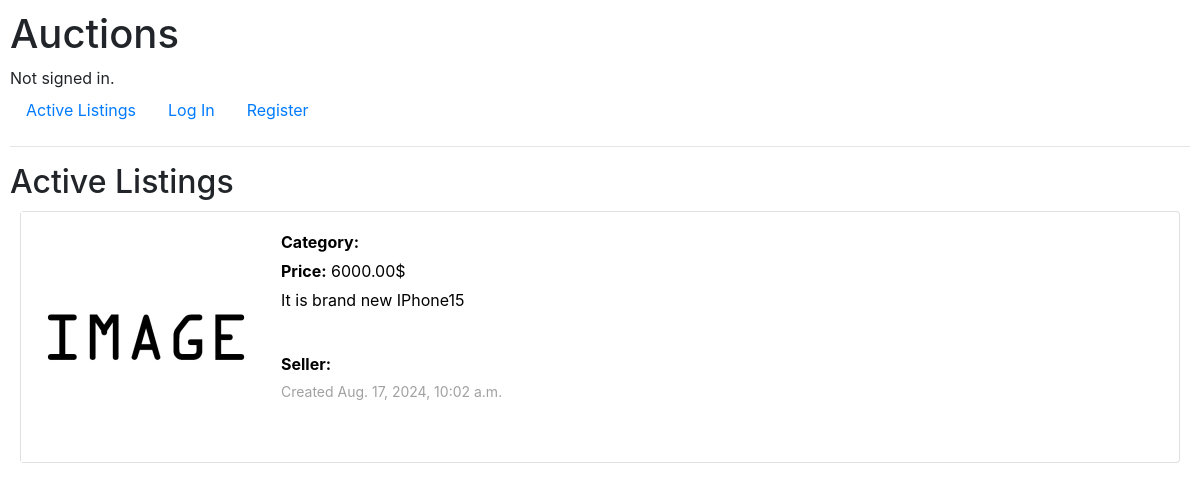
The app's page /, older data.
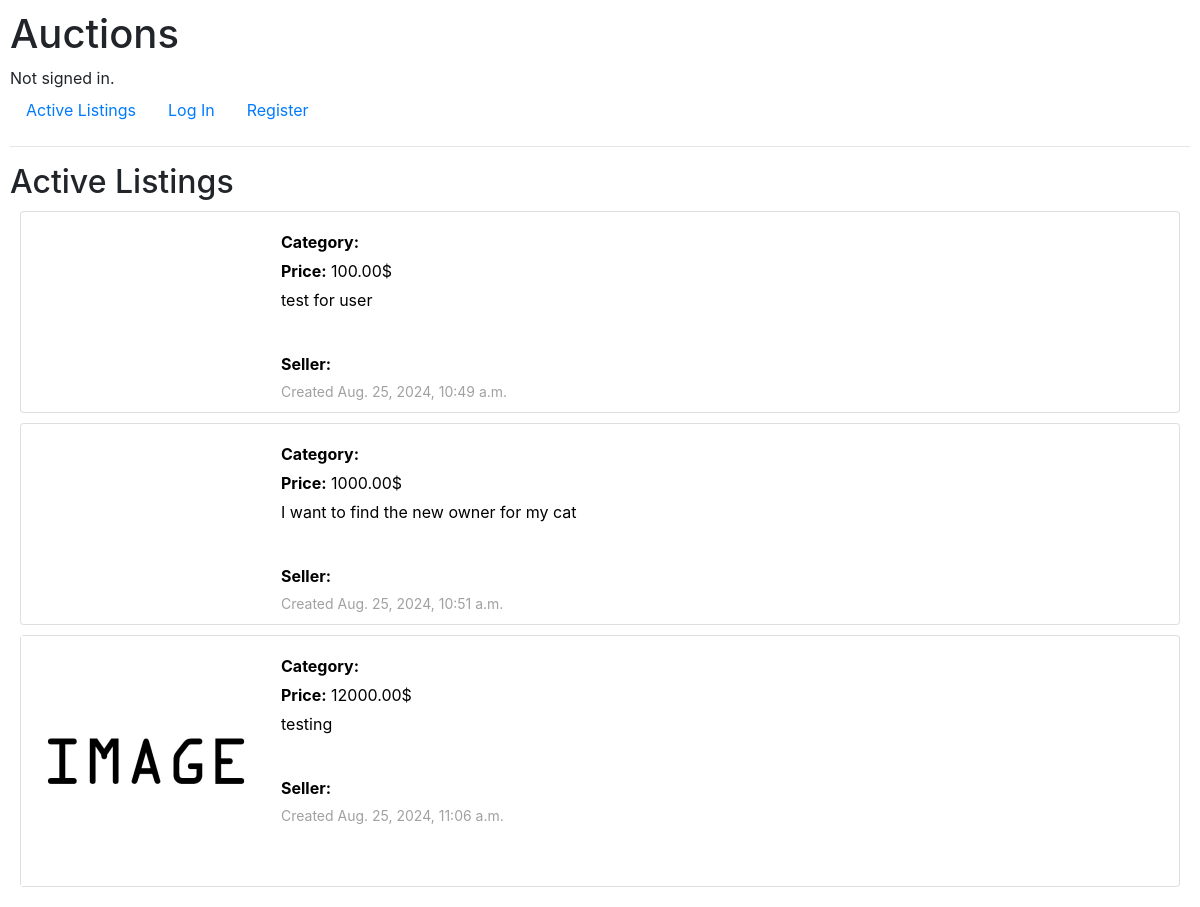
The same page, newer data.
### auctions/models.py (models this page shows, shortened)
class Listing(models.Model):
    owner = models.ForeignKey(User, on_delete=models.CASCADE)
    winner = models.ForeignKey(User, on_delete=models.SET_NULL, null=True, blank=True, related_name='won_listing')
    item = models.CharField(max_length=64)
    description = models.TextField(max_length=2048)
    category = models.ForeignKey(Category, on_delete=models.SET_NULL, null=True, blank=False, related_name='choose_category')
    starting_price = models.DecimalField(max_digits=10, decimal_places=2, default=0.00)
    current_price = models.DecimalField(max_digits=10, decimal_places=2, default=0.00)
    url = models.URLField(blank=True, null=True, max_length=500)
    STATUS_CHOICES = [
        ('active', 'Active'),
        ('ended','Ended')
        ]
    status = models.CharField(max_length=20, choices=STATUS_CHOICES, default='Active')
    created_time = models.DateTimeField(auto_now_add=True)
    updated_time = models.DateTimeField(auto_now=True)
    history = HistoricalRecords()

### auctions/views.py (the view)
# urls.py: path("", views.index, name="index"),
def index(request):
    return render(request, "auctions/index.html",{
        "Listings":Listing.objects.all()
    })

### auctions/templates/auctions/index.html
{% extends "auctions/layout.html" %}
{% block body %}
    <h2>Active Listings</h2>
    {% include 'auctions/listings.html' %}
{% endblock %}

### auctions/templates/auctions/listings.html (shortened to what this page needs)
{% if Listings %}
        {% for Listing in Listings %}
            {% if Listing.status == "active" %}
            <a href="{% url 'auctions:entryBid' Listing.id %}" class="card_link">
                <div class="card" >
                    <img src="{% if Listing.url %}{{Listing.url}}{% else %}/static/placeholder.png{% endif %}" alt="{{Listing.title}}" style="max-width: 100%; height: auto; display: block; margin: 0 auto;" >
                    <div style="margin: 10px;">
                        <div style="margin-bottom: 5px;">
                            <strong>Category:</strong> {{Listing.category.name}}
                        </div>
                        <div style="margin-bottom: 5px;">
                            <strong>Price:</strong> {{Listing.current_price}}$
                        </div>
                        <div style="margin-bottom: 40px;">
                            {{Listing.description}}
                        </div>
                        <div style="margin-bottom: 5px;">
                            <strong>Seller:</strong> {{Listing.owner}}
                        </div>
                        <div style="font-size: 14px; color: rgb(162, 160, 160)">
                            Created {{Listing.created_time}}
                        </div>
                    </div>
                </div>
             </a>
            {% endif %}
        {% endfor %}
    {% endif %}

Row changes from the older to the newer data that the page shows:
removed Listing: current_price "6000.00", description "It is brand new IPhone15", created_time "Aug. 17, 2024, 10:02 a.m."
added Listing: current_price "100.00", description "test for user", created_time "Aug. 25, 2024, 10:49 a.m."
added Listing: current_price "1000.00", description "I want to find the new owner for my cat", created_time "Aug. 25, 2024, 10:51 a.m."
added Listing: current_price "12000.00", description "testing", created_time "Aug. 25, 2024, 11:06 a.m."
